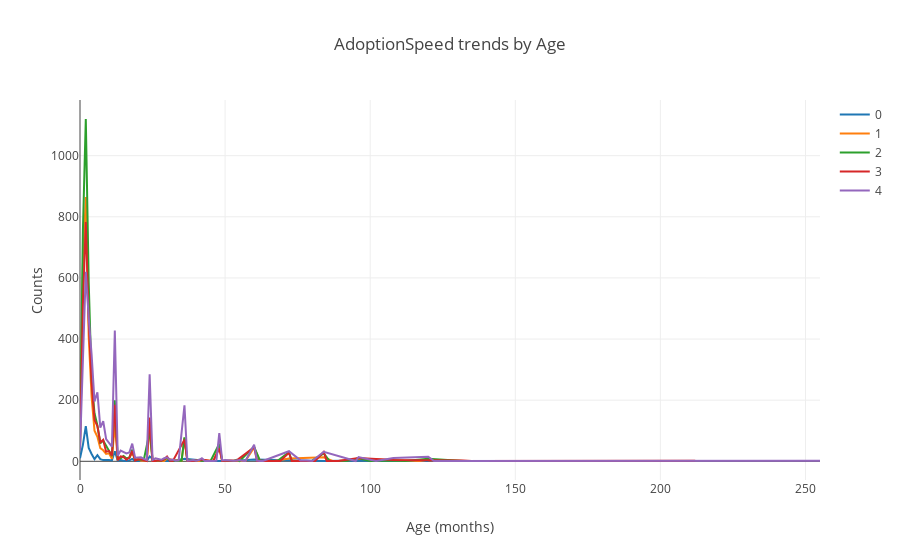

The code cell stored with this chart in its notebook:
### Markdown cell above
We can see that most pets are young - maybe after the birth. Also there a lot of pets with an age equal to multiples of 12 - So they are probably guesses

### Code cell
data = []
for a in range(5):
    df = train.loc[train['AdoptionSpeed'] == a]

    data.append(go.Scatter(
        x = df['Age'].value_counts().sort_index().index,
        y = df['Age'].value_counts().sort_index().values,
        name = str(a)
    ))
    
layout = go.Layout(dict(title = "AdoptionSpeed trends by Age",
                  xaxis = dict(title = 'Age (months)'),
                  yaxis = dict(title = 'Counts'),
                  )
                  )
py.iplot(dict(data=data, layout=layout), filename='basic-line')

### Figure 1 — Plotly figure (JSON) as saved in the notebook; plotly's stock layout.template omitted (floating-point values rounded to 4 significant figures)
{"data": [{"name": "0", "type": "scatter", "uid": "d7b8df9e-46e7-11e9-83d3-5800e38f0998", "x": [0, 1, 2, 3, 4, 5, 6, 7, 8, 9, 10, 11, 12, 13, 14, 15, 16, 17, 18, 19, 21, 22, 23, 24, 26, 27, 28, 29, 30, 32, 36, 44, 48, 53, 54, 60, 72, 78, 82, 84, 96, 112, 120], "y": [10, 54, 115, 44, 24, 7, 20, 7, 4, 5, 4, 3, 33, 2, 4, 2, 1, 3, 8, 1, 1, 1, 1, 16, 1, 1, 2, 1, 2, 1, 8, 1, 2, 1, 2, 6, 4, 1, 1, 1, 3, 1, 1]}, {"name": "1", "type": "scatter", "uid": "d7b8df9f-46e7-11e9-9eba-5800e38f0998", "x": [0, 1, 2, 3, 4, 5, 6, 7, 8, 9, 10, 11, 12, 13, 14, 15, 16, 17, 18, 19, 20, 21, 22, 23, 24, 25, 27, 28, 29, 30, 32, 35, 36, 37, 38, 39, 41, 42, 46, 48, 49, 50, 51, 52, 53, 54, 55, 56, 57, 60, 62, 63, 65, 67, 72, 84, 87, 89, 96, 108, 117, 120, 132, 147], "y": [50, 643, 865, 408, 211, 100, 80, 43, 36, 24, 26, 8, 121, 7, 11, 16, 9, 11, 27, 7, 8, 2, 2, 2, 110, 2, 2, 2, 1, 10, 4, 1, 77, 2, 1, 1, 1, 4, 1, 47, 1, 2, 2, 3, 2, 2, 1, 1, 1, 45, 1, 1, 1, 1, 9, 13, 1, 1, 8, 3, 1, 5, 1, 1]}, {"name": "2", "type": "scatter", "uid": "d7b8dfa0-46e7-11e9-8edf-5800e38f0998", "x": [0, 1, 2, 3, 4, 5, 6, 7, 8, 9, 10, 11, 12, 13, 14, 15, 16, 17, 18, 19, 20, 21, 22, 24, 25, 26, 27, 28, 29, 30, 31, 32, 33, 34, 35, 36, 37, 38, 39, 41, 42, 45, 48, 49, 50, 51, 53, 54, 55, 60, 62, 64, 65, 67, 68, 72, 73, 74, 76, 77, 78, 80, 84, 86, 88, 91, 92, 96, 100, 108, 112, 120, 132, 144, 156], "y": [44, 754, 1120, 586, 265, 157, 117, 59, 68, 51, 37, 17, 200, 9, 10, 17, 9, 12, 38, 4, 5, 5, 5, 97, 2, 1, 3, 2, 6, 11, 2, 3, 2, 2, 2, 78, 2, 4, 1, 5, 2, 1, 58, 1, 1, 1, 2, 5, 1, 48, 2, 2, 3, 1, 1, 30, 1, 1, 1, 3, 1, 2, 26, 1, 1, 1, 2, 10, 1, 3, 1, 8, 1, 1, 1]}, {"name": "3", "type": "scatter", "uid": "d7b8dfa1-46e7-11e9-9d8d-5800e38f0998", "x": [0, 1, 2, 3, 4, 5, 6, 7, 8, 9, 10, 11, 12, 13, 14, 15, 16, 17, 18, 19, 20, 21, 22, 23, 24, 25, 26, 27, 28, 29, 30, 31, 32, 36, 37, 39, 42, 45, 46, 48, 49, 50, 51, 52, 53, 54, 60, 61, 62, 64, 66, 67, 69, 72, 73, 75, 81, 84, 85, 89, 96, 108, 120, 132, 135, 144, 168, 180, 212], "y": [39, 511, 783, 458, 260, 135, 115, 62, 70, 31, 34, 18, 185, 4, 16, 14, 5, 12, 34, 2, 6, 7, 3, 1, 143, 1, 1, 3, 2, 7, 16, 2, 1, 71, 1, 1, 6, 1, 3, 42, 1, 1, 1, 1, 1, 3, 46, 1, 2, 1, 1, 1, 1, 28, 1, 1, 1, 31, 1, 1, 11, 4, 4, 3, 1, 1, 1, 1, 2]}, {"name": "4", "type": "scatter", "uid": "d7b8dfa2-46e7-11e9-86e5-5800e38f0998", "x": [0, 1, 2, 3, 4, 5, 6, 7, 8, 9, 10, 11, 12, 13, 14, 15, 16, 17, 18, 19, 20, 21, 22, 23, 24, 25, 26, 27, 28, 29, 30, 31, 32, 33, 34, 36, 37, 38, 39, 40, 41, 42, 43, 46, 47, 48, 49, 50, 51, 53, 54, 55, 56, 57, 60, 61, 62, 63, 72, 76, 78, 80, 84, 95, 96, 102, 108, 120, 122, 123, 132, 144, 180, 212, 238, 255], "y": [36, 342, 620, 470, 349, 196, 226, 110, 131, 73, 61, 48, 428, 18, 35, 30, 26, 29, 58, 12, 13, 13, 8, 4, 285, 5, 10, 8, 5, 10, 13, 5, 6, 2, 3, 183, 2, 3, 4, 2, 4, 10, 1, 1, 2, 92, 3, 4, 3, 2, 3, 4, 2, 1, 54, 2, 1, 1, 33, 3, 3, 1, 31, 1, 14, 1, 11, 15, 1, 1, 3, 2, 1, 1, 1, 2]}], "layout": {"title": "AdoptionSpeed trends by Age", "xaxis": {"title": "Age (months)"}, "yaxis": {"title": "Counts"}}}
